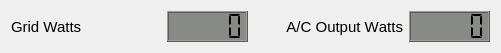
   <widget class="QWidget" name="layoutWidget">
    <property name="geometry">
     <rect>
      <x>11</x>
      <y>590</y>
      <width>501</width>
      <height>33</height>
     </rect>
    </property>
    <layout class="QHBoxLayout" name="horizontalLayout_5">
     <item>
      <widget class="QLabel" name="Grid_Watts_label">
       <property name="maximumSize">
        <size>
         <width>160</width>
         <height>16777215</height>
        </size>
       </property>
       <property name="font">
        <font>
         <pointsize>11</pointsize>
        </font>
       </property>
       <property name="text">
        <string>Grid Watts</string>
       </property>
      </widget>
     </item>
     <item>
      <widget class="QLCDNumber" name="Grid_Watts_LCD">
       <property name="minimumSize">
        <size>
         <width>81</width>
         <height>31</height>
        </size>
       </property>
       <property name="maximumSize">
        <size>
         <width>81</width>
         <height>31</height>
        </size>
       </property>
       <property name="font">
        <font>
         <pointsize>11</pointsize>
         <weight>50</weight>
         <bold>false</bold>
        </font>
       </property>
       <property name="toolTip">
        <string>Negative Value Indicates Flow into Grid</string>
       </property>
       <property name="styleSheet">
        <string notr="true">QLCDNumber{
background-color: rgb(136, 138, 133);
}</string>
       </property>
       <property name="digitCount">
        <number>5</number>
       </property>
       <property name="segmentStyle">
        <enum>QLCDNumber::Flat</enum>
       </property>
       <property name="value" stdset="0">
        <double>0.000000000000000</double>
       </property>
      </widget>
     </item>
     <item>
      <widget class="QLabel" name="AC_Out_Watts_label">
       <property name="enabled">
        <bool>true</bool>
       </property>
       <property name="maximumSize">
        <size>
         <width>200</width>
         <height>16777215</height>
        </size>
       </property>
       <property name="font">
        <font>
         <pointsize>11</pointsize>
         <kerning>false</kerning>
        </font>
       </property>
       <property name="text">
        <string>A/C Output Watts</string>
       </property>
       <property name="alignment">
        <set>Qt::AlignRight|Qt::AlignTrailing|Qt::AlignVCenter</set>
       </property>
      </widget>
     </item>
     <item>
      <widget class="QLCDNumber" name="AC_Out_Watts_LCD">
       <property name="minimumSize">
        <size>
         <width>81</width>
         <height>31</height>
        </size>
       </property>
       <property name="maximumSize">
        <size>
         <width>81</width>
         <height>31</height>
        </size>
       </property>
       <property name="font">
        <font>
         <pointsize>11</pointsize>
         <weight>50</weight>
         <bold>false</bold>
        </font>
       </property>
       <property name="styleSheet">
        <string notr="true">QLCDNumber{
background-color: rgb(136, 138, 133);
}</string>
       </property>
       <property name="digitCount">
        <number>5</number>
       </property>
       <property name="segmentStyle">
        <enum>QLCDNumber::Flat</enum>
       </property>
       <property name="value" stdset="0">
        <double>0.000000000000000</double>
       </property>
      </widget>
     </item>
    </layout>
   </widget>
